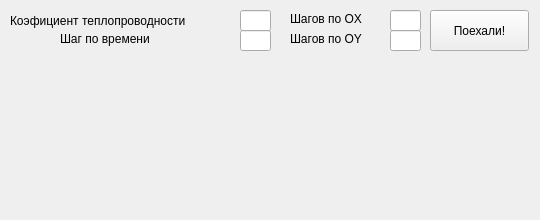
<?xml version="1.0" encoding="UTF-8"?>
<ui version="4.0">
 <class>MainWindow</class>
 <widget class="QMainWindow" name="MainWindow">
  <property name="geometry">
   <rect>
    <x>0</x>
    <y>0</y>
    <width>540</width>
    <height>220</height>
   </rect>
  </property>
  <property name="windowTitle">
   <string>MainWindow</string>
  </property>
  <widget class="QWidget" name="centralWidget">
   <widget class="QPushButton" name="buttonGo">
    <property name="geometry">
     <rect>
      <x>430</x>
      <y>10</y>
      <width>99</width>
      <height>41</height>
     </rect>
    </property>
    <property name="text">
     <string>Поехали!</string>
    </property>
   </widget>
   <widget class="QLineEdit" name="kA">
    <property name="geometry">
     <rect>
      <x>240</x>
      <y>10</y>
      <width>31</width>
      <height>21</height>
     </rect>
    </property>
   </widget>
   <widget class="QLineEdit" name="dT">
    <property name="geometry">
     <rect>
      <x>240</x>
      <y>30</y>
      <width>31</width>
      <height>21</height>
     </rect>
    </property>
   </widget>
   <widget class="QLineEdit" name="dX">
    <property name="geometry">
     <rect>
      <x>390</x>
      <y>10</y>
      <width>31</width>
      <height>21</height>
     </rect>
    </property>
   </widget>
   <widget class="QLineEdit" name="dY">
    <property name="geometry">
     <rect>
      <x>390</x>
      <y>30</y>
      <width>31</width>
      <height>21</height>
     </rect>
    </property>
    <property name="text">
     <string/>
    </property>
   </widget>
   <widget class="QLabel" name="ldX">
    <property name="geometry">
     <rect>
      <x>290</x>
      <y>10</y>
      <width>91</width>
      <height>17</height>
     </rect>
    </property>
    <property name="text">
     <string>Шагов по OX</string>
    </property>
   </widget>
   <widget class="QLabel" name="ldY">
    <property name="geometry">
     <rect>
      <x>290</x>
      <y>30</y>
      <width>91</width>
      <height>17</height>
     </rect>
    </property>
    <property name="text">
     <string>Шагов по OY</string>
    </property>
   </widget>
   <widget class="QLabel" name="lkA">
    <property name="geometry">
     <rect>
      <x>10</x>
      <y>0</y>
      <width>241</width>
      <height>41</height>
     </rect>
    </property>
    <property name="text">
     <string>Коэфициент теплопроводности</string>
    </property>
   </widget>
   <widget class="QLabel" name="ldT">
    <property name="geometry">
     <rect>
      <x>60</x>
      <y>30</y>
      <width>121</width>
      <height>17</height>
     </rect>
    </property>
    <property name="text">
     <string>Шаг по времени</string>
    </property>
   </widget>
   <widget class="QLabel" name="lErr">
    <property name="geometry">
     <rect>
      <x>10</x>
      <y>50</y>
      <width>371</width>
      <height>21</height>
     </rect>
    </property>
    <property name="text">
     <string/>
    </property>
   </widget>
   <widget class="QLabel" name="maxT">
    <property name="geometry">
     <rect>
      <x>360</x>
      <y>50</y>
      <width>67</width>
      <height>21</height>
     </rect>
    </property>
    <property name="text">
     <string/>
    </property>
   </widget>
   <widget class="QLabel" name="minT">
    <property name="geometry">
     <rect>
      <x>460</x>
      <y>50</y>
      <width>67</width>
      <height>21</height>
     </rect>
    </property>
    <property name="text">
     <string/>
    </property>
   </widget>
   <zorder>dY</zorder>
   <zorder>dT</zorder>
   <zorder>lErr</zorder>
   <zorder>lkA</zorder>
   <zorder>buttonGo</zorder>
   <zorder>dX</zorder>
   <zorder>ldX</zorder>
   <zorder>ldY</zorder>
   <zorder>ldT</zorder>
   <zorder>kA</zorder>
   <zorder>maxT</zorder>
   <zorder>minT</zorder>
  </widget>
 </widget>
 <layoutdefault spacing="6" margin="11"/>
 <resources/>
 <connections/>
</ui>
